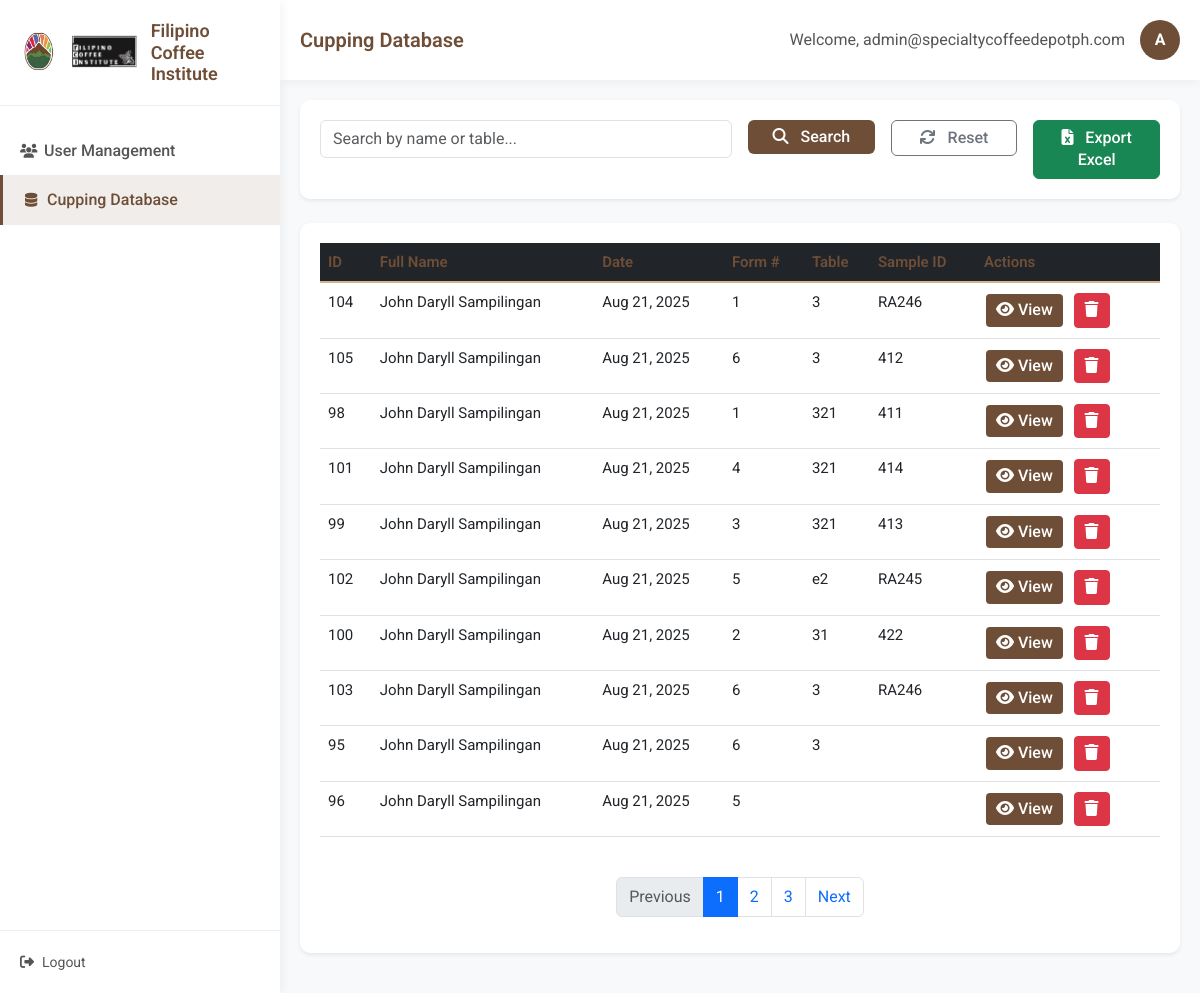
/database_form.php (signed in), run on the app's committed database.
### tables this page shows
CREATE TABLE `cupping_forms` (
  `id` int(11) NOT NULL,
  `user_id` int(11) NOT NULL,
  `user_name` varchar(100) NOT NULL,
  `submission_date` datetime NOT NULL,
  `form_date` date NOT NULL,
  `form_number` int(11) NOT NULL DEFAULT 1,
  `table_no` varchar(50) NOT NULL,
  `batch_number` int(11) NOT NULL,
  `sample_id` varchar(100) DEFAULT NULL,
  `fragrance_intensity` int(11) NOT NULL DEFAULT 3,
  `fragrance_attributes` text DEFAULT NULL,
  `fragrance_others_text` text DEFAULT NULL,
  `flavor_intensity` int(11) NOT NULL DEFAULT 3,
  `flavor_attributes` text DEFAULT NULL,
  `flavor_others_text` text DEFAULT NULL,
  `body_intensity` int(11) NOT NULL DEFAULT 3,
  `body_type` text DEFAULT NULL,
  `body_others_text` text DEFAULT NULL,
  `acidity_intensity` int(11) NOT NULL DEFAULT 3,
  `acidity_type` text DEFAULT NULL,
  `acidity_others_text` text DEFAULT NULL,
  `sweetness_intensity` int(11) NOT NULL DEFAULT 3,
  `sweetness_type` text DEFAULT NULL,
  `sweetness_others_text` text DEFAULT NULL,
  `general_notes` text DEFAULT NULL,
  `created_at` timestamp NOT NULL DEFAULT current_timestamp()
);

CREATE TABLE `users` (
  `id` int(11) NOT NULL,
  `full_name` varchar(100) NOT NULL,
  `email` varchar(255) NOT NULL,
  `password` varchar(255) NOT NULL,
  `role` enum('admin','user') DEFAULT 'user',
  `is_approved` tinyint(1) DEFAULT 0,
  `created_at` timestamp NOT NULL DEFAULT current_timestamp()
);

### database_form.php (the view, shortened to what this page needs)
<?php
require 'db.php';
$search = $_GET['search'] ?? '';
$page = max(1, $_GET['page'] ?? 1);
$per_page = 10;
$offset = ($page - 1) * $per_page;
        $query = "SELECT
            cf.id,
            cf.user_id,
            u.full_name,
            cf.user_name,
            DATE_FORMAT(cf.form_date, '%b %d, %Y') as formatted_date,
            cf.form_number,
            cf.table_no,
            cf.sample_id,
            cf.fragrance_intensity,
            cf.flavor_intensity,
            cf.body_intensity,
            cf.acidity_intensity,
            cf.sweetness_intensity,
            COUNT(*) OVER() as total_count
          FROM cupping_forms cf
          LEFT JOIN users u ON cf.user_id = u.id";
$query .= " ORDER BY cf.submission_date DESC LIMIT ? OFFSET ?";
$stmt = $conn->prepare($query);
if (!empty($search)) {
    $stmt->bind_param("sssii", $search_param, $search_param, $search_param, $per_page, $offset);
} else {
    $stmt->bind_param("ii", $per_page, $offset);
}
$stmt->execute();
$result = $stmt->get_result();
$total_count = 0;
?>
<!DOCTYPE html>
<html lang="en">
<head>
    <link href="https://cdn.jsdelivr.net/npm/bootstrap@5.3.0/dist/css/bootstrap.min.css" rel="stylesheet">
    <link rel="stylesheet" href="https://cdnjs.cloudflare.com/ajax/libs/font-awesome/6.4.0/css/all.min.css">
    <link rel="stylesheet" href="styles.css">
</head>
<body>
    <div class="admin-container">
        <nav class="sidebar">
            <div class="sidebar-header">
                <div class="logo-container">
                    <img src="img/TRANSPARENT BG.png" alt="Logo" class="sidebar-logo">
                    <img src="img/fci.png" alt="Second Logo" class="sidebar-logo second-logo">
                </div>
                <h3>Filipino Coffee Institute</h3>
            </div>
            <ul class="sidebar-menu">
                <li><a href="dashboard.php"><i class="fas fa-users"></i> User Management</a></li>
                <li class="active"><a href="database_form.php"><i class="fas fa-database"></i> Cupping Database</a></li>
            </ul>
            <div class="sidebar-footer">
                <a href="logout.php" class="logout-btn"><i class="fas fa-sign-out-alt"></i> Logout</a>
            </div>
        </nav>
        <main class="main-content">
            <header class="main-header">
                <h1>Cupping Database</h1>
                <div class="user-info">
                    <span>Welcome, <?= htmlspecialchars($_SESSION['email']) ?></span>
                    <div class="avatar"><?= strtoupper(substr($_SESSION['email'], 0, 1)) ?></div>
                </div>
            </header>
            <div class="content-wrapper">
                <div class="card shadow-sm mb-4">
                    <div class="card-body">
                        <form method="GET" class="row g-3">
                            <div class="col-md-6">
                                <input type="text" name="search" class="form-control"
                                       placeholder="Search by name or table..."
                                       value="<?= htmlspecialchars($search) ?>">
                            </div>
                            <div class="col-md-2">
                                <button type="submit" class="btn btn-primary w-100">
                                    <i class="fas fa-search me-2"></i> Search
                                </button>
                            </div>
                            <div class="col-md-2">
                                <a href="database_form.php" class="btn btn-outline-secondary w-100">
                                    <i class="fas fa-sync me-2"></i> Reset
                                </a>
                            </div>
                            <div class="col-md-2">
                                <a href="export_cupping.php" class="btn btn-success w-100">
                                    <i class="fas fa-file-excel me-2"></i> Export Excel
                                </a>
                            </div>
                        </form>
                    </div>
                </div>
                <div class="card shadow-sm">
                    <div class="card-body">
                        <div class="table-responsive">
                            <table class="table table-hover">
                                <thead class="table-dark">
                                    <tr>
                                        <th>ID</th>
                                        <th>Full Name</th>
                                        <th>Date</th>
                                        <th>Form #</th>
                                        <th>Table</th>
                                        <th>Sample ID</th>
                                        <th>Actions</th>
                                    </tr>
                                </thead>
                                <tbody>
                                    <?php while ($row = $result->fetch_assoc()):
                                        $total_count = $row['total_count'] ?? 0; ?>
                                    <tr>
                                        <td><?= $row['id'] ?></td>
                                        <td><?= htmlspecialchars($row['full_name'] ?? 'N/A') ?></td>
                                        <td><?= $row['formatted_date'] ?></td>
                                        <td><?= $row['form_number'] ?></td>
                                        <td><?= htmlspecialchars($row['table_no']) ?></td>
                                        <td><?= htmlspecialchars($row['sample_id'] ?? 'N/A') ?></td>
                                        <td class="action-buttons">
                                            <button class="btn btn-sm btn-primary view-details"
                                                    data-id="<?= $row['id'] ?>">
                                                <i class="fas fa-eye"></i> View
                                            </button>
                                            <button class="btn btn-sm btn-danger delete-entry"
                                                    data-id="<?= $row['id'] ?>">
                                                <i class="fas fa-trash"></i>
                                            </button>
                                        </td>
                                    </tr>
                                    <?php endwhile; ?>
                                </tbody>
                            </table>
                        </div>
                        <?php if ($total_count > $per_page): ?>
                        <nav aria-label="Page navigation">
                            <ul class="pagination mt-4">
                                <?php $total_pages = ceil($total_count / $per_page); ?>
                                <li class="page-item <?= $page <= 1 ? 'disabled' : '' ?>">
                                    <a class="page-link" href="?search=<?= urlencode($search) ?>&page=<?= $page-1 ?>">
                                        Previous
                                    </a>
                                </li>
                                <?php for ($i = 1; $i <= $total_pages; $i++): ?>
                                <li class="page-item <?= $i == $page ? 'active' : '' ?>">
                                    <a class="page-link" href="?search=<?= urlencode($search) ?>&page=<?= $i ?>">
                                        <?= $i ?>
                                    </a>
                                </li>
                                <?php endfor; ?>
                                <li class="page-item <?= $page >= $total_pages ? 'disabled' : '' ?>">
                                    <a class="page-link" href="?search=<?= urlencode($search) ?>&page=<?= $page+1 ?>">
                                        Next
                                    </a>
                                </li>
                            </ul>
                        </nav>
                        <?php endif; ?>
                    </div>
                </div>
            </div>
        </main>
    </div>
</body>
</html>

### styles.css (style rules this page uses)
:root { --primary-color: #6F4E37; --secondary-color: #C4A484; --accent-color: #D2B48C; --dark-color: #3E2723; --light-color: #F5F5F5; --sidebar-width: 280px; }
body { font-family: 'Roboto', -apple-system, BlinkMacSystemFont, 'Segoe UI', 'Helvetica Neue', Arial, 'Noto Sans', sans-serif, 'Apple Color Emoji', 'Segoe UI Emoji', 'Segoe UI Symbol', 'Noto Color Emoji'; background-color: #f8f9fa; color: #333; line-height: 1.6; font-size: 16px; -webkit-font-smoothing: antialiased; -moz-osx-font-smoothing: grayscale; }
.admin-container { display: flex; min-height: 100vh; }
.sidebar { width: var(--sidebar-width); background: white; box-shadow: 2px 0 10px rgba(0, 0, 0, 0.05); position: fixed; height: 100%; transition: all 0.3s; z-index: 1000; }
.sidebar-header { padding: 20px; border-bottom: 1px solid #eee; display: flex; align-items: center; }
.logo-container { display: flex; align-items: center; gap: 8px; }
.sidebar-header h3 { margin: 0; margin-left: 10px; font-weight: 600; color: var(--primary-color); }
.sidebar-logo { width: 40px; height: 40px; object-fit: cover; }
.second-logo { width: auto; height: 40px; opacity: 0.9; object-fit: contain; }
.sidebar-menu { list-style: none; padding: 0; margin: 20px 0; }
.sidebar-menu li { padding: 12px 20px; transition: all 0.3s; }
.sidebar-menu li a { color: #555; text-decoration: none; display: flex; align-items: center; white-space: nowrap; }
.sidebar-menu li a i { margin-right: 8px; width: 16px; text-align: center; font-size: 14px; }
.sidebar-menu li.active { background-color: rgba(111, 78, 55, 0.1); border-left: 3px solid var(--primary-color); }
.sidebar-menu li.active a { color: var(--primary-color); font-weight: 500; }
.sidebar-footer { position: absolute; bottom: 0; width: 100%; padding: 20px; border-top: 1px solid #eee; }
.logout-btn { display: flex; align-items: center; color: #555; text-decoration: none; transition: all 0.3s; white-space: nowrap; font-size: 14px; }
.logout-btn i { margin-right: 8px; font-size: 14px; }
.main-content { flex: 1; margin-left: var(--sidebar-width); background-color: #f8f9fa; min-height: 100vh; }
.main-header { background: white; padding: 20px; display: flex; justify-content: space-between; align-items: center; box-shadow: 0 2px 10px rgba(0, 0, 0, 0.05); }
.main-header h1 { font-size: 20px; font-weight: 600; margin: 0; color: var(--primary-color); }
.user-info { display: flex; align-items: center; }
.user-info span { margin-right: 15px; color: #555; }
.avatar { width: 40px; height: 40px; background-color: var(--primary-color); color: white; border-radius: 50%; display: flex; align-items: center; justify-content: center; font-weight: bold; }
.content-wrapper { padding: 20px; }
.card { border: none; border-radius: 10px; box-shadow: 0 4px 6px rgba(0, 0, 0, 0.05); margin-bottom: 20px; transition: transform 0.3s, box-shadow 0.3s; }
.card-body { padding: 20px; }
.btn-primary { background-color: var(--primary-color); border: none; transition: all 0.3s; }
.table { color: #333; }
.table th { font-weight: 600; color: var(--primary-color); border-bottom: 2px solid var(--accent-color); }
.action-buttons .btn { margin-right: 5px; margin-bottom: 5px; }
.table td .btn { margin-right: 5px; padding: 5px 10px; }
* { box-sizing: border-box; }
input, select, textarea, button { font-size: 16px; }
.btn { font-weight: 500; font-size: 16px; line-height: 1.4; }
.table th, .table td { font-size: 15px; line-height: 1.5; }
.sidebar-menu li a { font-size: 16px; font-weight: 500; }
.sidebar-header h3 { font-size: 18px; font-weight: 600; }

### database_form.php (style rules this page uses)
.table-responsive { overflow-x: auto; }
.pagination { justify-content: center; }
.action-buttons .btn { margin: 2px; }

### data on the page
cupping_forms: id "104", user.full_name "John Daryll Sampilingan", formatted_date "Aug 21, 2025", form_number "1", table_no "3", sample "RA246"
cupping_forms: id "105", user.full_name "John Daryll Sampilingan", formatted_date "Aug 21, 2025", form_number "6", table_no "3", sample "412"
cupping_forms: id "98", user.full_name "John Daryll Sampilingan", formatted_date "Aug 21, 2025", form_number "1", table_no "321", sample "411"
cupping_forms: id "101", user.full_name "John Daryll Sampilingan", formatted_date "Aug 21, 2025", form_number "4", table_no "321", sample "414"
cupping_forms: id "99", user.full_name "John Daryll Sampilingan", formatted_date "Aug 21, 2025", form_number "3", table_no "321", sample "413"
cupping_forms: id "102", user.full_name "John Daryll Sampilingan", formatted_date "Aug 21, 2025", form_number "5", table_no "e2", sample "RA245"
cupping_forms: id "100", user.full_name "John Daryll Sampilingan", formatted_date "Aug 21, 2025", form_number "2", table_no "31", sample "422"
cupping_forms: id "103", user.full_name "John Daryll Sampilingan", formatted_date "Aug 21, 2025", form_number "6", table_no "3", sample "RA246"
cupping_forms: id "95", user.full_name "John Daryll Sampilingan", formatted_date "Aug 21, 2025", form_number "6", table_no "3"
cupping_forms: id "96", user.full_name "John Daryll Sampilingan", formatted_date "Aug 21, 2025", form_number "5"

### other printed values
$_SESSION['email'] "admin@specialtycoffeedepotph.com"
substr($_SESSION['email'], 0, 1) "A"
